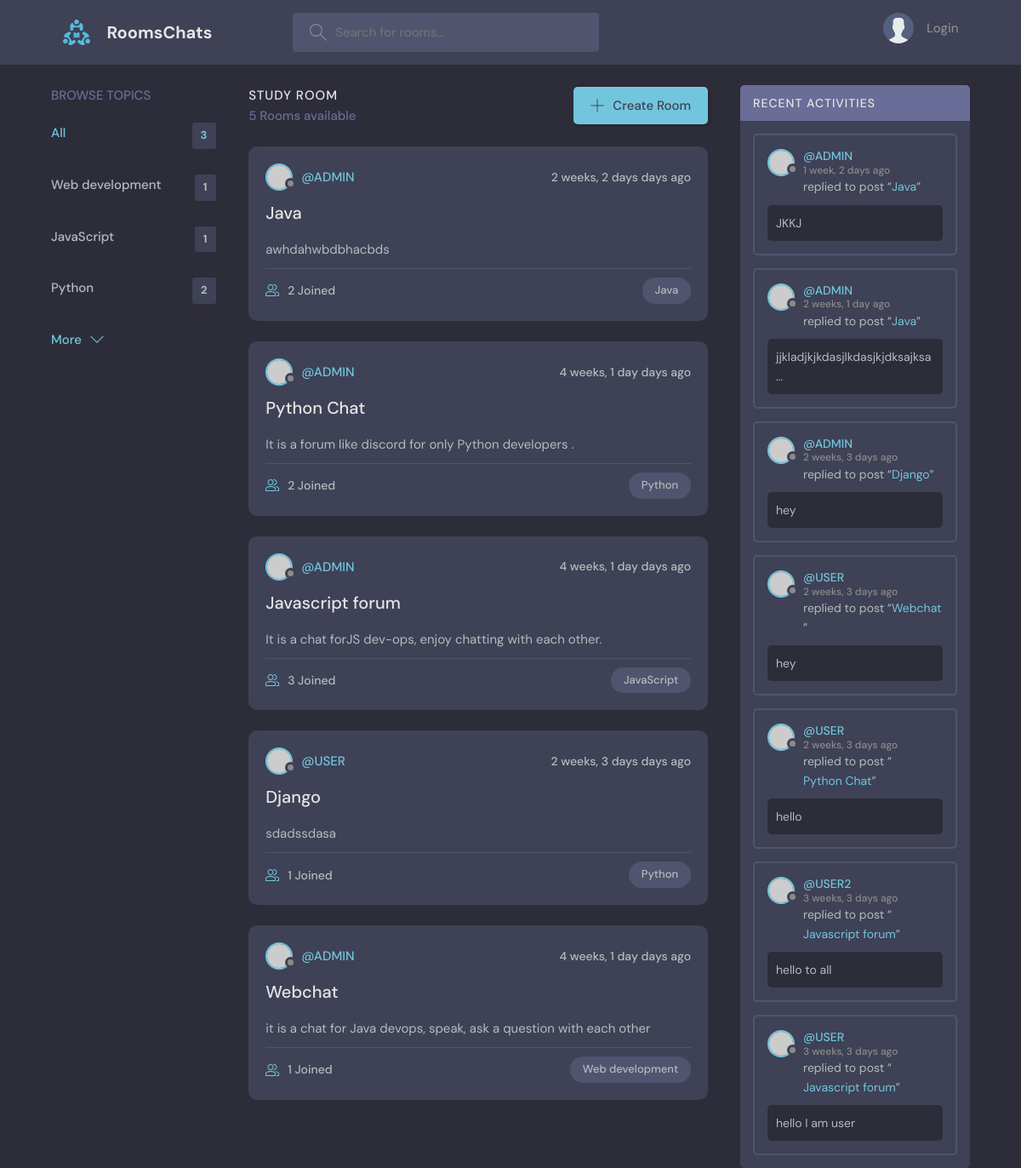
The page / on the database its author committed.
### base/models.py (models this page shows, shortened)
class Topic(models.Model):
    name = models.CharField(max_length=300)

class Room(models.Model):
    name = models.CharField(max_length=100)
    desc = models.TextField(null=True, blank=True)
    host = models.ForeignKey(User, on_delete=models.SET_NULL, null=True)
    participants = models.ManyToManyField(User, related_name='participants', blank=True)
    topic = models.ForeignKey(Topic, on_delete=models.SET_NULL, null=True)
    updated = models.DateTimeField(auto_now=True)
    created = models.DateTimeField(auto_now_add=True)
    class Meta:
        ordering = ['-updated', '-created']
    def __str__(self):
        return self.name

class Message(models.Model):
    user = models.ForeignKey(User, on_delete=models.CASCADE)  # if user deleted it deletes all child
    room = models.ForeignKey(Room, on_delete=models.CASCADE)  # if chat deleted, message deleted
    body = models.TextField()
    updated = models.DateTimeField(auto_now=True)
    created = models.DateTimeField(auto_now_add=True)
    class Meta:
        ordering = ['-updated', '-created']
    def __str__(self):
        if len(self.body) >= 30:
            return self.body[0:30] + ' ...'
        else:
            return self.body

### base/views.py (the view)
# urls.py: path('', views.home, name='home'),
def home(request):
    q = request.GET.get('q') if request.GET.get('q') != None else ''
    rooms = Room.objects.filter(
        Q(topic__name__icontains=q) |
        Q(name__icontains=q) |
        Q(desc__icontains=q)
    )
    topics = Topic.objects.all()[0:3]
    room_count = rooms.count()
    messages1 = Message.objects.filter(Q(room__topic__name__icontains=q))
    context = {'rooms': rooms, 'topics': topics, 'room_count': room_count, 'messages1': messages1}
    return render(request, 'base/home.html', context)

### base/templates/base/home.html (shortened to what this page needs)
{% extends 'main.html' %}
{% block content %}
<main class="layout layout--3">
    <div class="container">
        {% include 'base/topic_component.html' %}
        <div class="roomList">
            <div class="roomList__header">
                <div>
                    <h2>Study Room</h2>
                    <p>{{rooms.count}} Rooms available</p>
                </div>
                <a class="btn btn--main" href="{% url 'create' %}">
                    <svg version="1.1" xmlns="http://www.w3.org/2000/svg" width="32" height="32" viewBox="0 0 32 32">
                        <title>add</title>
                        <path
                                d="M16.943 0.943h-1.885v14.115h-14.115v1.885h14.115v14.115h1.885v-14.115h14.115v-1.885h-14.115v-14.115z"
                        ></path>
                    </svg>
                    Create Room
                </a>
            </div>
            {% include 'base/feed_component.html' %}
        </div>
        {% include 'base/activity_component.html' %}
    </div>
</main>
{% endblock content %}

### base/templates/base/topic_component.html
<div class="topics">
    <div class="topics__header">
        <h2>Browse Topics</h2>
    </div>
    <ul class="topics__list">
        <li>
            <a href="{% url 'home' %}" class="active">All <span>{{topics.count}}</span></a>
        </li>
        {% for topic in topics %}
        <li>
            <a href="{% url 'home' %}?q={{topic.name}}">{{topic.name}} <span>{{topic.room_set.all.count}}</span></a>
        </li>
        {% endfor %}
    </ul>
    <a class="btn btn--link" href="{% url 'topics' %}">
        More
        <svg version="1.1" xmlns="http://www.w3.org/2000/svg" width="32" height="32" viewBox="0 0 32 32">
            <title>chevron-down</title>
            <path d="M16 21l-13-13h-3l16 16 16-16h-3l-13 13z"></path>
        </svg>
    </a>
</div>

### base/templates/base/feed_component.html (shortened to what this page needs)
{% for room in rooms %}
<div class="roomListRoom">
    <div class="roomListRoom__header">
        <a href="{% url 'profile' room.host.id  %}" class="roomListRoom__author">
            <div class="avatar avatar--small">
                <img src="https://randomuser.me/api/portraits/women/11.jpg"/>
            </div>
            <span>@{{room.host.username}}</span>
        </a>
        <div class="roomListRoom__actions">
            <span>{{room.created|timesince}} days ago</span>
        </div>
    </div>
    <div class="roomListRoom__content">
        <a href="{% url 'room' room.id %}">{{room.name}}</a>
        <p>
            {{room.desc}}
        </p>
    </div>
    <div class="roomListRoom__meta">
        <a href="{% url 'room' room.id %}" class="roomListRoom__joined">
            {{room.participants.all.count}} Joined
        </a>
        <p class="roomListRoom__topic">{{room.topic.name}}</p>
    </div>
</div>
{% endfor %}

### base/templates/base/activity_component.html (shortened to what this page needs)
<div class="activities">
    <div class="activities__header">
        <h2>Recent Activities</h2>
    </div>
    {% for message in messages1%}
    <div class="activities__box">
        <div class="activities__boxHeader roomListRoom__header">
            <a href="{% url 'profile' message.user.id %}" class="roomListRoom__author">
                <div class="avatar avatar--small">
                    <img src="https://randomuser.me/api/portraits/women/11.jpg"/>
                </div>
                <p>
                    @{{message.user}}
                    <span>{{message.created|timesince}} ago</span>
                </p>
            </a>
        </div>
        <div class="activities__boxContent">
            <p>replied to post “<a href="{% url 'room' message.room.id %}
">{{message.room}}</a>”</p>
            <div class="activities__boxRoomContent">
                {{message}}
            </div>
        </div>
    </div>
    {% endfor %}
</div>

### rows shown on the page
Topic: name "Web development", room_set.all.count "1"
Topic: name "JavaScript", room_set.all.count "1"
Topic: name "Python", room_set.all.count "2"
Room: host.username "ADMIN", created "2 weeks, 2 days", name "Java", desc "awhdahwbdbhacbds", participants.all.count "2", topic.name "Java"
Room: host.username "ADMIN", created "4 weeks, 1 day", name "Python Chat", desc "It is a forum like discord for only Python developers .", participants.all.count "2", topic.name "Python"
Room: host.username "ADMIN", created "4 weeks, 1 day", name "Javascript forum", desc "It is a chat forJS dev-ops, enjoy chatting with each other.", participants.all.count "3", topic.name "JavaScript"
Room: host.username "USER", created "2 weeks, 3 days", name "Django", desc "sdadssdasa", participants.all.count "1", topic.name "Python"
Room: host.username "ADMIN", created "4 weeks, 1 day", name "Webchat", desc "it is a chat for Java devops, speak, ask a question with each other", participants.all.count "1", topic.name "Web development"
Message: user "ADMIN", created "1 week, 2 days", room "Java", body "JKKJ"
Message: user "ADMIN", created "2 weeks, 1 day", room "Java", body "jjkladjkjkdasjlkdasjkjdksajksa ..."
Message: user "ADMIN", created "2 weeks, 3 days", room "Django", body "hey"
Message: user "USER", created "2 weeks, 3 days", room "Webchat", body "hey"
Message: user "USER", created "2 weeks, 3 days", room "Python Chat", body "hello"
Message: user "USER2", created "3 weeks, 3 days", room "Javascript forum", body "hello to all"
Message: user "USER", created "3 weeks, 3 days", room "Javascript forum", body "hello I am user"

### other values the page prints
{{ topics.count }} "3"
{{ rooms.count }} "5"
